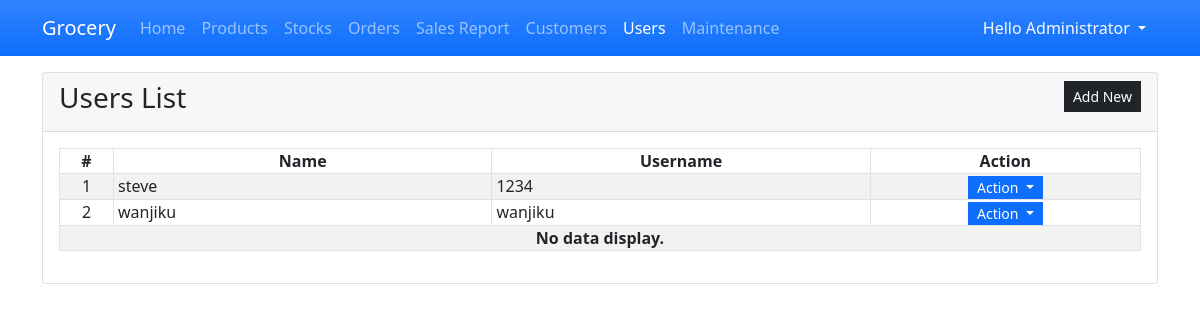
/admin/?page=users (signed in), run on the app's committed database.
### tables this page shows
CREATE TABLE `admin_list` (
            `admin_id` INTEGER NOT NULL PRIMARY KEY AUTOINCREMENT,
            `fullname` INTEGER NOT NULL,
            `username` TEXT NOT NULL,
            `password` TEXT NOT NULL,
            `status` INTEGER NOT NULL Default 1,
            `date_created` TIMESTAMP DEFAULT CURRENT_TIMESTAMP
        );

### admin/users.php (the view, shortened to what this page needs)
<div class="card">
    <div class="card-header d-flex justify-content-between">
        <h3 class="card-title">Users List</h3>
        <div class="card-tools align-middle">
            <button class="btn btn-dark btn-sm py-1 rounded-0" type="button" id="create_new">Add New</button>
        </div>
    </div>
    <div class="card-body">
        <table class="table table-hover table-striped table-bordered">
            <colgroup>
                <col width="5%">
                <col width="35%">
                <col width="35%">
                <col width="25%">
            </colgroup>
            <thead>
                <tr>
                    <th class="text-center p-0">#</th>
                    <th class="text-center p-0">Name</th>
                    <th class="text-center p-0">Username</th>
                    <th class="text-center p-0">Action</th>
                </tr>
            </thead>
            <tbody>
                <?php
                $sql = "SELECT * FROM `admin_list` where admin_id != 1 order by `fullname` asc";
                $qry = $conn->query($sql);
                $i = 1;
                    while($row = $qry->fetchArray()):
                ?>
                <tr>
                    <td class="text-center p-0"><?php echo $i++; ?></td>
                    <td class="py-0 px-1"><?php echo $row['fullname'] ?></td>
                    <td class="py-0 px-1"><?php echo $row['username'] ?></td>
                    <th class="text-center py-0 px-1">
                        <div class="btn-group" role="group">
                            <button id="btnGroupDrop1" type="button" class="btn btn-primary dropdown-toggle btn-sm rounded-0 py-0" data-bs-toggle="dropdown" aria-expanded="false">
                            Action
                            </button>
                        </div>
                    </th>
                </tr>
                <?php endwhile; ?>
                <?php if(!$qry->fetchArray()): ?>
                    <tr>
                        <th class="text-center p-0" colspan="5">No data display.</th>
                    </tr>
                <?php endif; ?>
            </tbody>
        </table>
    </div>
</div>

### css/custom.css (style rules this page uses)
:root { --bs-success-rgb: 71, 222, 152 !important; }
html, body { height: 100%; width: 100%; }

### data on the page
admin_list: fullname "steve", username "1234"
admin_list: fullname "wanjiku", username "wanjiku"

### other printed values
$_SESSION['fullname'] "Administrator"
